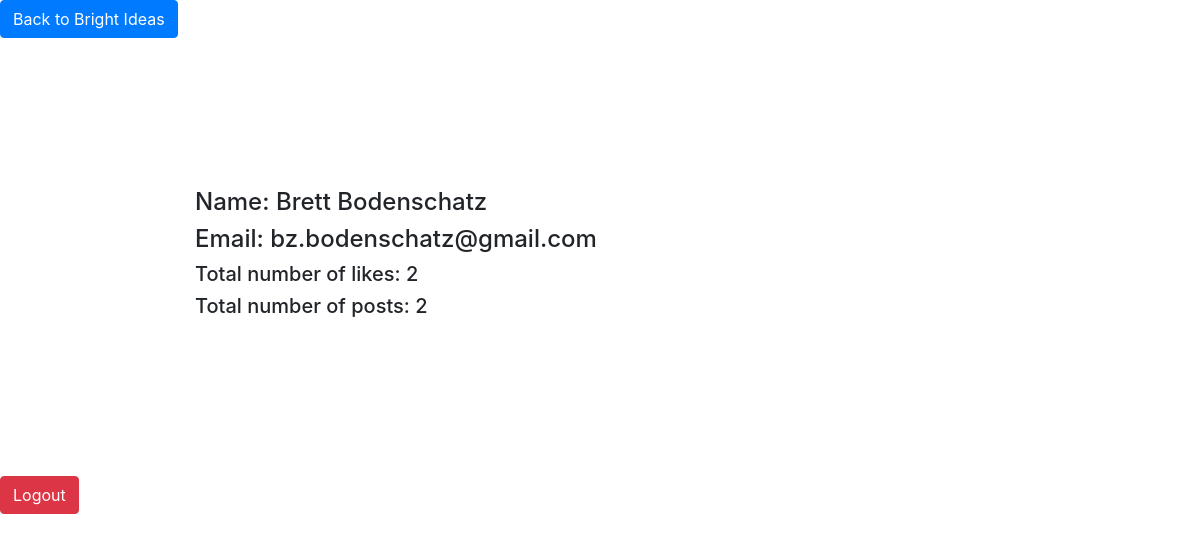
Page /users/1 on the committed database.
### app.py (models this page shows, shortened)
class User(db.Model):
    __tablename__ = "users"
    id=db.Column(db.Integer, primary_key=True)
    first_name=db.Column(db.String(255))
    last_name=db.Column(db.String(255))
    email=db.Column(db.String(255))
    password_hash=db.Column(db.String(255))
    liked_posts=db.relationship("Post", secondary=likes_table)
    followers=db.relationship("User",
        secondary=followers_table,
        primaryjoin=id==followers_table.c.followed_id,
        secondaryjoin=id==followers_table.c.follower_id,
        backref="following")
    created_at=db.Column(db.DateTime, server_default=func.now())
    updated_at=db.Column(db.DateTime, server_default=func.now(),onupdate=func.now())

### app.py (the view)
@app.route("/users/<id>", methods=["GET"])
def user_profile(id):
    user_profile = User.query.get(id)
    numlikes = len(user_profile.liked_posts)
    numposts = Post.query.filter(Post.author_id == id).count()
    return render_template("user_profile.html", user_profile=user_profile, numlikes = numlikes, numposts=numposts)

### templates/user_profile.html (shortened to what this page needs)
<!DOCTYPE html>
<html lang="en">
<head>
    <link rel="stylesheet" href="https://stackpath.bootstrapcdn.com/bootstrap/4.3.1/css/bootstrap.min.css">
    <link rel="stylesheet" type="text/css" href="{{url_for('static', filename='styles/user_profile.css')}}">
</head>
<body>
        <a href="/bright_ideas"><button type="button" class="btn btn-primary">Back to Bright Ideas</button></a>
        <div class="container">
            <div class="userprofile">
                <h4>Name: {{user_profile.first_name}} {{user_profile.last_name}}</h4>
                <h4>Email: {{user_profile.email}}</h4>
                <h5>Total number of likes: {{numlikes}}</h5>
                <h5>Total number of posts: {{numposts}}</h5>
            </div>
    </div>
    <a href="/logout"><button type="button" class="btn btn-danger">Logout</button></a>
</body>
</html>

### static/user_profile.css (style rules this page uses)
.userprofile { margin: 50px; max-width: 1075px; padding: 100px; }

### rows in the picture
User: first_name "Brett", last_name "Bodenschatz", email "bz.bodenschatz@gmail.com"

### other values in the picture
{{ numlikes }} "2"
{{ numposts }} "2"
